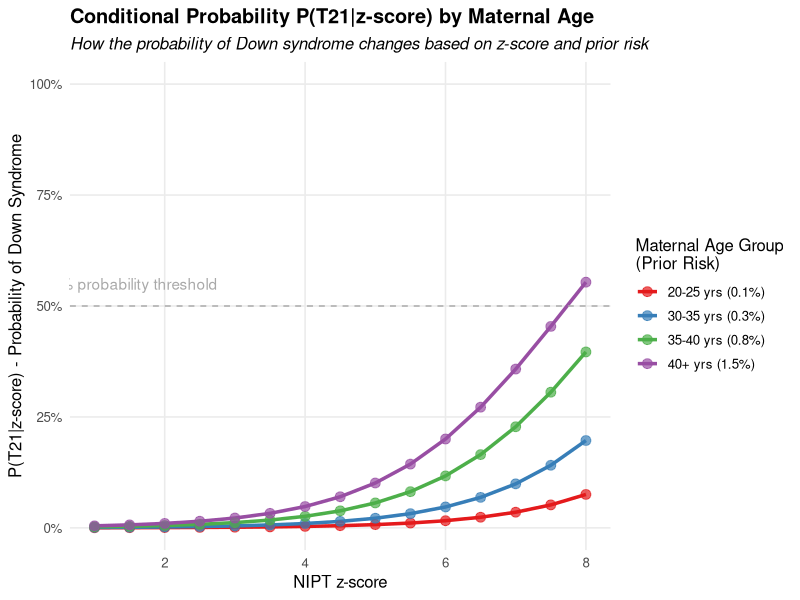

The R source for this figure:
## ---- chunk 1
#| label: conditional-probability-nipt
#| fig.width: 9
#| fig.height: 6
#| warning: false
#| message: false

library(tidyverse)
library(scales)
library(kableExtra)

# Create a dataframe showing relationship between z-scores and conditional probability
# Based on realistic but simulated data

# Z-score range
z_scores <- seq(1, 8, by = 0.5)

# Function to calculate P(T21|z) for different age groups
# Parameters estimated based on typical NIPT results
calculate_pt21_given_z <- function(z, prior_risk) {
  # Likelihood ratio increases exponentially with z-score
  lr <- exp(0.8 * z - 2)
  # Apply Bayes theorem
  posterior <- (prior_risk * lr) / (prior_risk * lr + (1 - prior_risk))
  return(posterior)
}

# Create dataframe with probabilities for different age groups
nipt_df <- expand.grid(
  z_score = z_scores,
  age_group = c("20-25 yrs (0.1%)", "30-35 yrs (0.3%)", "35-40 yrs (0.8%)", "40+ yrs (1.5%)")
)

# Set prior risks based on age groups
prior_risks <- c(0.001, 0.003, 0.008, 0.015)
names(prior_risks) <- c("20-25 yrs (0.1%)", "30-35 yrs (0.3%)", "35-40 yrs (0.8%)", "40+ yrs (1.5%)")

# Calculate conditional probabilities
nipt_df$conditional_prob <- mapply(
  calculate_pt21_given_z,
  nipt_df$z_score,
  prior_risks[nipt_df$age_group]
)

# Create visualization
ggplot(nipt_df, aes(x = z_score, y = conditional_prob, color = age_group)) +
  geom_line(size = 1.2) +
  geom_point(size = 3, alpha = 0.7) +
  scale_y_continuous(labels = percent_format(), limits = c(0, 1)) +
  scale_color_brewer(palette = "Set1") +
  labs(
    title = "Conditional Probability P(T21|z-score) by Maternal Age",
    subtitle = "How the probability of Down syndrome changes based on z-score and prior risk",
    x = "NIPT z-score",
    y = "P(T21|z-score) - Probability of Down Syndrome",
    color = "Maternal Age Group\n(Prior Risk)"
  ) +
  theme_minimal(base_size = 12) +
  theme(
    legend.position = "right",
    panel.grid.minor = element_blank(),
    plot.title = element_text(face = "bold"),
    plot.subtitle = element_text(face = "italic")
  ) +
  geom_hline(yintercept = 0.5, linetype = "dashed", color = "darkgray") +
  annotate("text", x = 1.5, y = 0.55, label = "50% probability threshold", color = "darkgray")

# Create a sample data table for the explanation
sample_data <- data.frame(
  z_score = c(3, 3, 3, 3, 7, 7, 7, 7),
  age_group = rep(c("20-25 yrs", "30-35 yrs", "35-40 yrs", "40+ yrs"), 2),
  prior_risk = rep(c(0.001, 0.003, 0.008, 0.015), 2),
  posterior_risk = c(
    0.018, 0.052, 0.129, 0.219,  # For z=3
    0.883, 0.957, 0.985, 0.992   # For z=7
  )
)

# # Display the table
# kable(sample_data, 
#       col.names = c("Z-score", "Age Group", "Prior Risk", "Posterior Risk P(T21|z)"),
#       caption = "Example of how conditional probability changes with z-score and prior risk") %>%
#   kable_styling(bootstrap_options = c("striped", "hover", "condensed")) %>%
#   row_spec(0, bold = TRUE) %>%
#   row_spec(4:8, background = "#ffffd9")
